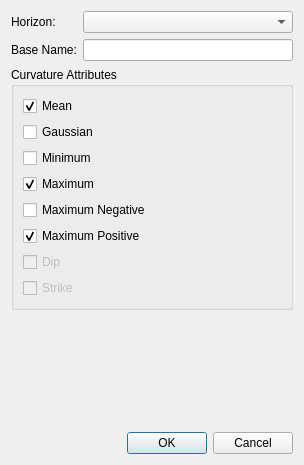
<?xml version="1.0" encoding="UTF-8"?>
<ui version="4.0">
 <class>HorizonCurvatureDialog</class>
 <widget class="QDialog" name="HorizonCurvatureDialog">
  <property name="geometry">
   <rect>
    <x>0</x>
    <y>0</y>
    <width>304</width>
    <height>465</height>
   </rect>
  </property>
  <property name="windowTitle">
   <string>Dialog</string>
  </property>
  <layout class="QVBoxLayout" name="verticalLayout_2">
   <item>
    <layout class="QGridLayout" name="gridLayout">
     <item row="0" column="0">
      <widget class="QLabel" name="label">
       <property name="text">
        <string>Horizon:</string>
       </property>
      </widget>
     </item>
     <item row="0" column="1">
      <widget class="QComboBox" name="cbHorizon">
       <property name="minimumSize">
        <size>
         <width>200</width>
         <height>0</height>
        </size>
       </property>
      </widget>
     </item>
     <item row="1" column="0">
      <widget class="QLabel" name="label_2">
       <property name="text">
        <string>Base Name:</string>
       </property>
      </widget>
     </item>
     <item row="1" column="1">
      <widget class="QLineEdit" name="leBaseName"/>
     </item>
    </layout>
   </item>
   <item>
    <widget class="QGroupBox" name="groupBox">
     <property name="title">
      <string>Curvature Attributes</string>
     </property>
     <layout class="QVBoxLayout" name="verticalLayout">
      <item>
       <widget class="QCheckBox" name="cbKMean">
        <property name="text">
         <string>Mean</string>
        </property>
        <property name="checked">
         <bool>true</bool>
        </property>
       </widget>
      </item>
      <item>
       <widget class="QCheckBox" name="cbKGauss">
        <property name="text">
         <string>Gaussian</string>
        </property>
       </widget>
      </item>
      <item>
       <widget class="QCheckBox" name="cbKMin">
        <property name="text">
         <string>Minimum</string>
        </property>
       </widget>
      </item>
      <item>
       <widget class="QCheckBox" name="cbKMax">
        <property name="text">
         <string>Maximum</string>
        </property>
        <property name="checked">
         <bool>true</bool>
        </property>
       </widget>
      </item>
      <item>
       <widget class="QCheckBox" name="cbKMaxNeg">
        <property name="text">
         <string>Maximum Negative</string>
        </property>
       </widget>
      </item>
      <item>
       <widget class="QCheckBox" name="cbKMaxPos">
        <property name="text">
         <string>Maximum Positive</string>
        </property>
        <property name="checked">
         <bool>true</bool>
        </property>
       </widget>
      </item>
      <item>
       <widget class="QCheckBox" name="cbDip">
        <property name="enabled">
         <bool>false</bool>
        </property>
        <property name="text">
         <string>Dip</string>
        </property>
       </widget>
      </item>
      <item>
       <widget class="QCheckBox" name="cStrike">
        <property name="enabled">
         <bool>false</bool>
        </property>
        <property name="text">
         <string>Strike</string>
        </property>
       </widget>
      </item>
     </layout>
    </widget>
   </item>
   <item>
    <spacer name="verticalSpacer">
     <property name="orientation">
      <enum>Qt::Vertical</enum>
     </property>
     <property name="sizeHint" stdset="0">
      <size>
       <width>20</width>
       <height>40</height>
      </size>
     </property>
    </spacer>
   </item>
   <item>
    <widget class="QDialogButtonBox" name="buttonBox">
     <property name="orientation">
      <enum>Qt::Horizontal</enum>
     </property>
     <property name="standardButtons">
      <set>QDialogButtonBox::Cancel|QDialogButtonBox::Ok</set>
     </property>
    </widget>
   </item>
  </layout>
 </widget>
 <resources/>
 <connections>
  <connection>
   <sender>buttonBox</sender>
   <signal>accepted()</signal>
   <receiver>HorizonCurvatureDialog</receiver>
   <slot>accept()</slot>
   <hints>
    <hint type="sourcelabel">
     <x>248</x>
     <y>254</y>
    </hint>
    <hint type="destinationlabel">
     <x>157</x>
     <y>274</y>
    </hint>
   </hints>
  </connection>
  <connection>
   <sender>buttonBox</sender>
   <signal>rejected()</signal>
   <receiver>HorizonCurvatureDialog</receiver>
   <slot>reject()</slot>
   <hints>
    <hint type="sourcelabel">
     <x>316</x>
     <y>260</y>
    </hint>
    <hint type="destinationlabel">
     <x>286</x>
     <y>274</y>
    </hint>
   </hints>
  </connection>
 </connections>
</ui>
